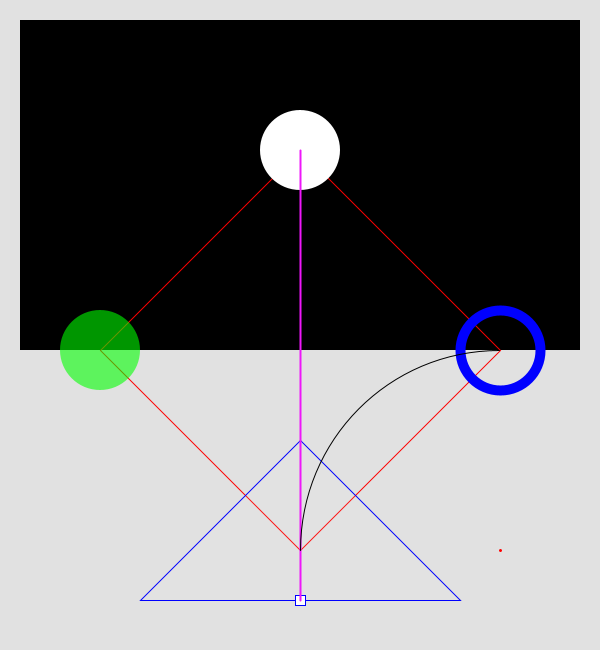
Frame 1 (no input)
Frame 60 (the mouse pressed at the canvas centre just before this capture): identical to frame 1, image omitted
Frame 120 (the mouse held since frame 60 and released just before this capture): identical to frame 1, image omitted

The Processing sketch that drew this single still picture (run headless with seeded random() and noise(); from frame 60 on, the mouse is pressed at the canvas centre):

// Processing sketch: day_5
// ── day_5.pde
int luch = 300;
int dan = 600;



//drawing order 


void setup(){//runes setup once
  size(600,650);// makes the size of the box

}

void draw(){//draws
  background(225);// sets background white
  

//black rectangle 
 fill(0);//color within shape
 rectMode(CORNER); //puts it in the center
 noStroke();// no outline
 rect(20,20,560,330);
 //triangle(x1,y1,x2,y2)
 
//quad
 stroke(255,0,0);//line color
 noFill();// shape with no color in the center
 strokeWeight(1);// line thickness
 quad(luch,150,100,350,luch,550,500,350); 
 //quad(x1,y1,x2,y2,x3,y3,x4,y4)
 
//top circle 
 fill(255); //white
 noStroke();// no outline on the shape
 ellipse(luch,150,80,80);
 //triangle(x1,y1,x2,y2)
 
//left circle
  fill(0,255,0,150);//last varuable transparentcy
  noStroke();// no outline shape 
  ellipse(100,350,80,80);// the circle 

//right circle 
 noFill();// no inside color
 strokeWeight(10);//line thickness
 stroke(0,0,255);//color outline
 ellipse(500,350,80,80);//triangle(x1,y1,x2,y2)
 strokeWeight(1);// line thickness
 
//triangle
 fill(240,20);// inside shape color
 triangle(luch,440,140,dan,460,dan);
 //triangle(x1,y1,x2,y2,x3,y3,x4,y4)
  
//rectangle on the bottom of triangle
 fill(255);//color
 stroke(0,0,255);//outline of the circle
 rectMode(CENTER);//centers the rectangle
 rect(luch,dan,10,10);
 //triangle(x1,y1,x2,y2)
 
//line between two points
 stroke(238,23,250);//color
 strokeWeight(2);//thickness
 line(luch,150,luch,dan);
 //triangle(x1,y1,x2,y2)
 
//arc
 stroke(0);//line 
 noFill();// no inside the shape color
 strokeWeight(1);// line size
 arc(500,550,400,400,PI,PI+HALF_PI);// makes piceces of pi
 
//point
 stroke(255,0,0);//color
 strokeWeight(3);//line size 
 point(500,550);//position 
 
}
